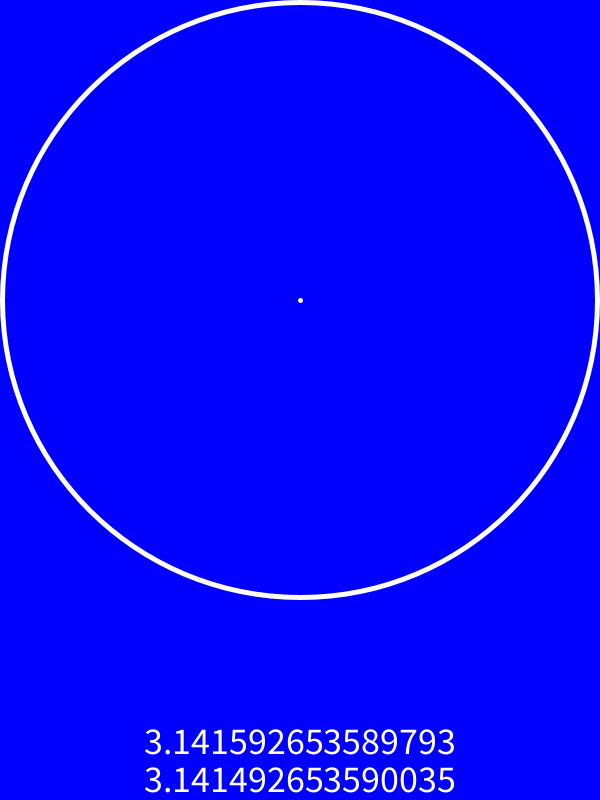
Frame 1 (no input)
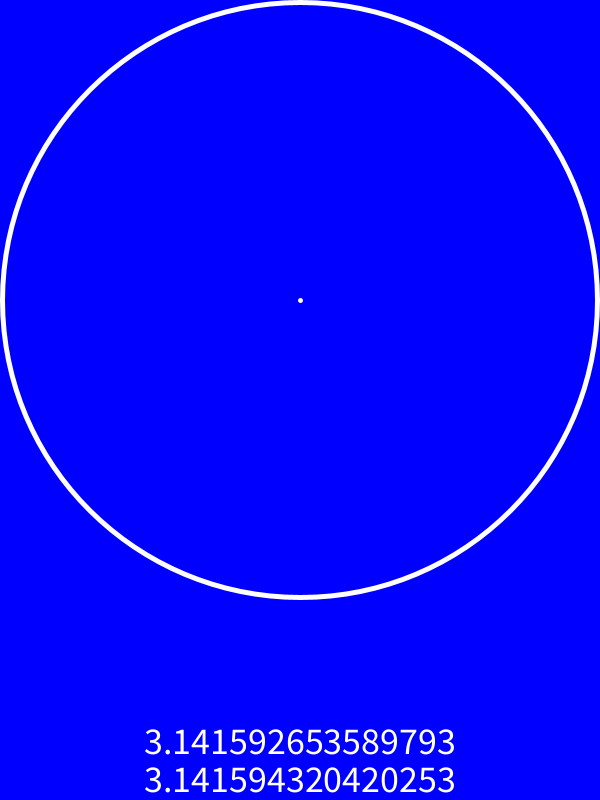
Frame 60 (the mouse pressed at the canvas centre just before this capture)
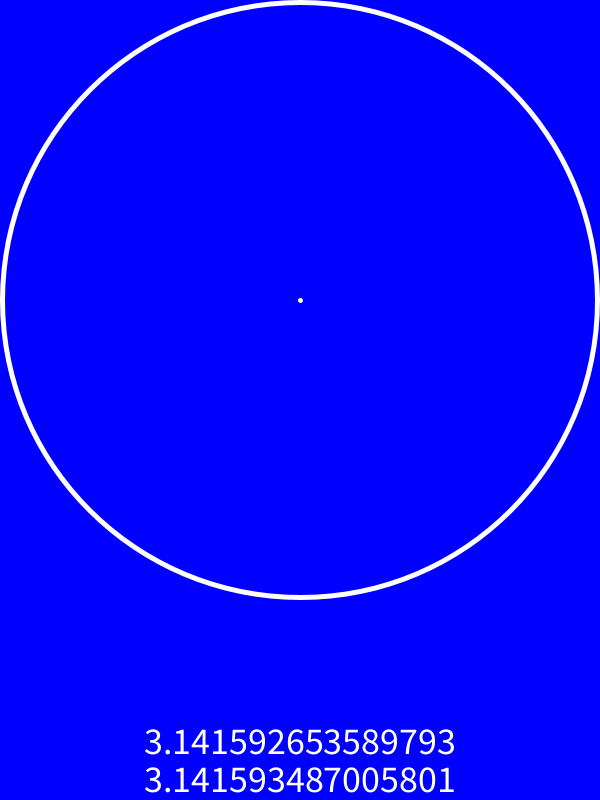
Frame 120 (the mouse held since frame 60 and released just before this capture)

The Processing sketch that drew these frames (run headless with seeded random() and noise(); from frame 60 on, the mouse is pressed at the canvas centre):

// Processing sketch: Pie
// ── Pie.pde
/*
PI approximation using Leibniz series: 1 - 1/3 + 1/5 - 1/7 + 1/9 - ... = pi/4
*/
color FG_COLOR = 255; // foreground color
color BG_COLOR = color(0, 0, FG_COLOR); // background color
int WEIGHT = 5; // stroke weight
int TEXT_SIZE; // text size to show on screen
double RAD; // circle radius
double CENTER_X, CENTER_Y; // circle center
double DIFF; // difference between 'Math.PI' and the first approximation 'pie'
double DTH = Math.PI/75; // theta discresation step

int num = 4, den = 1; // numerator and denominator used in Leibniz series
float x, y, prev_x, prev_y; // x-, y-component of every point, with their previous values
double pie = 4; // PI initial approximation
double rad; // distance from every point and center, proportional to 'diff/DIFF'
double diff; // difference between 'Math.PI' and the approximation 'pie'
double theta = 0; // center angle 

void setup ()
{ 
  size (600, 800);
  //fullScreen ();
  orientation (PORTRAIT);
  frameRate (60);
  background (BG_COLOR);
  
  fill (BG_COLOR);
  stroke (FG_COLOR);
  strokeWeight (WEIGHT);
  
  // draw external circumference
  CENTER_X = width*0.5;
  CENTER_Y = CENTER_X;
  RAD = (width - WEIGHT)*0.5;
  circle ((float)CENTER_X, (float)CENTER_Y, (float)RAD*2);
  
  // draw center as a point
  point ((float)CENTER_X, (float)CENTER_Y);
  
  strokeWeight (2);
  
  DIFF = Math.abs(pie - Math.PI);
  diff = DIFF;
  rad = RAD;
  prev_x = (float)(CENTER_X + RAD);
  prev_y = (float)CENTER_Y;
  
  TEXT_SIZE = height/21;
  textSize (TEXT_SIZE);
  textAlign (CENTER, BOTTOM);
  rectMode (CORNERS);
  
  // print 'Math.PI' value
  fill (FG_COLOR);
  text (String.format("%.15f", Math.PI), width*0.5, height - TEXT_SIZE);
}

void draw ()
{
  // compute new values of num, den and the new approximation 'pie'
  for (int i=0; i < 9999; i++)
  {
    num *= -1;
    den += 2;
    pie = pie + (double)num/den;
  }
  
  // compute new 'diff' and new 'rad' values
  diff = Math.abs(pie - Math.PI);
  rad = ( -Math.pow(1 - diff/DIFF, Math.pow(10, 7.25)) + 1 ) * RAD; // compute new 'rad' using the following formula: rad = ( -(1-diff/DIFF)^( 10^n ) + 1 ) * RAD
  
  // compute new theta and new x, y coordinates
  theta += DTH; // increase theta value at every step
  x = (float)( CENTER_X + rad*Math.cos(theta) );
  y = (float)( CENTER_Y - rad*Math.sin(theta) );
  
  // draw a line as close to the center as 'pie' is close to 'Math.PI'
  stroke (FG_COLOR);
  line (prev_x, prev_y, x, y);
  
  // delete previous value of 'pie'
  noStroke ();
  fill (BG_COLOR);
  rect (0, height - TEXT_SIZE, width, height);
  
  // print 'pie' value on screen
  fill (FG_COLOR);
  text (String.format("%.15f", pie), width*0.5, height);
  
  prev_x = x;
  prev_y = y;
}
